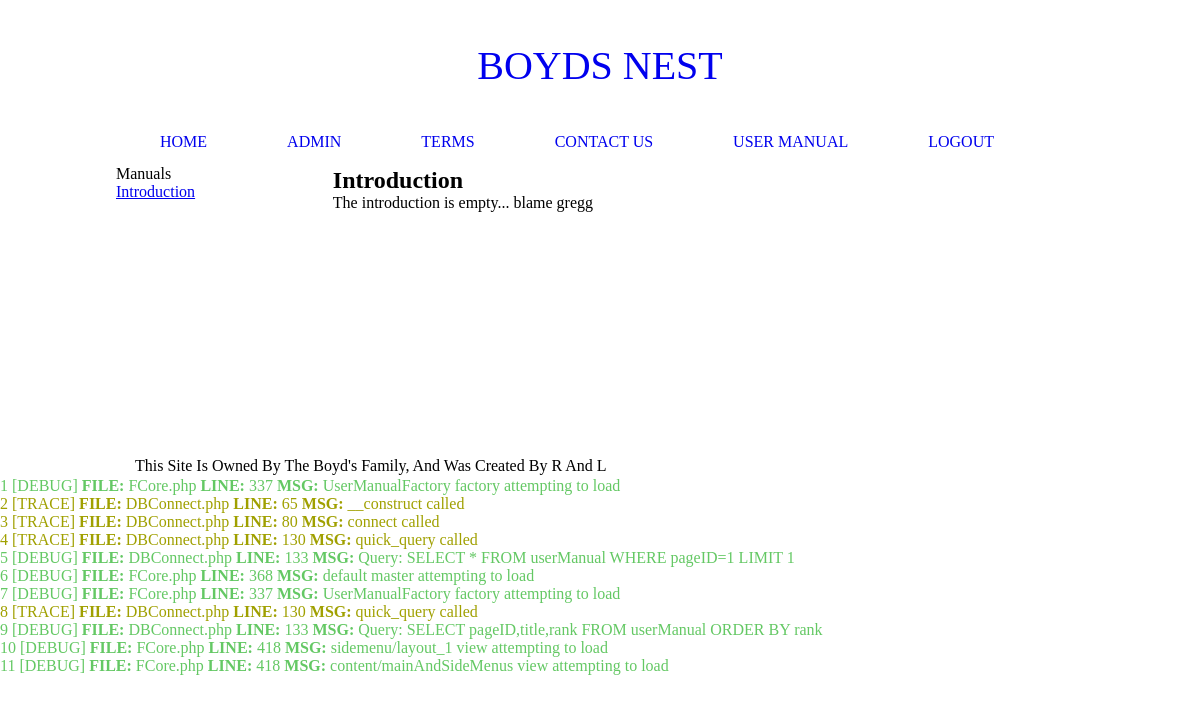
Page /public/pages/usermanual.php?pageID=1 (signed in) on the committed database.
### tables this page shows
CREATE TABLE userManual
(
pageID      bigint(20) unsigned NOT NULL AUTO_INCREMENT,
content     mediumtext,
title       char(40),
rank        tinyint(4),

PRIMARY KEY(pageID),
INDEX(pageID)
);

### _private/fcore/Helper/Controller.php (called while the page is built, shortened)
<?php
abstract class Controller
{
    private $route_map;
    private $local_dir;
    public function __construct()
    {
        $this->route_map =& $this->get_route_map();
        $this->local_dir =  $this->get_local_dir();
    }
    public function load_local_object($object, $data = null)
    {
        $file = $this->local_dir . "/$object.php";
        $info = pathinfo($file);
        if ($data != null)
        {
            $instance = new $class($data);
        }
        else
        {
            $instance = new $class();
        }
        return $instance;
    }
    public function load_local_php_view($view, $data = array())
    {
        $file = $this->local_dir . "/$view.php";
        extract($data);
        include($file);
        $contents = ob_get_contents();
        return $contents;
    }
    public function init_request($request, $data = null)
    {
        if (ACTION_DEFAULT == $request)
        {
            $request = $this->route_map[ACTION_DEFAULT];
        }
        $func = $this->route_map[$request];
        try
        {
            if ($data != null)
            {
                return $this->$func($request, $data);
            }
            else
            {
                return $this->$func($request);
            }
        }
        catch(SecurityCheck $e)
        {
            FCore::ShowError(403);
        }
        catch(Exception $e)
        {
            FCore::ShowError(500, $e->getMessage());
        }
    }
}
?>

### _private/fcore/Database/DBConnect.php (called while the page is built, shortened)
<?php
class DBConnect
{
    private $logger;
    private $conn;
    public function isConnected()
    {
        return $this->conn != null;
    }
    public function  __construct()
    {
        $this->logger = FCore::GetLogger();
        if ($this->logger != null)
        {
            $this->logger->log(Logger::LEVEL_TRACE, __FUNCTION__." called");
        }
    }
    public function connect($server, $user, $pass, $db)
    {
        if ($this->logger != null)
        {
            $this->logger->log(
                    Logger::LEVEL_TRACE,
                    __FUNCTION__." called");
        }
        $this->conn = new mysqli($server, $user, $pass, $db);
        $this->conn->autocommit(false);
    }
    public function quick_query($query, $makeArray = false)
    {
        if ($this->logger != null)
        {
            $this->logger->log(
                    Logger::LEVEL_TRACE,
                    __FUNCTION__." called");
            $this->logger->log(
                    Logger::LEVEL_DEBUG,
                    "Query: $query");
        }
        $result = $this->conn->query($query);
        $returning = array();
        try
        {
            for($i=0; $i<$result->num_rows; $i++)
            {
                $returning[$i] = $result->fetch_assoc();
            }
        }
        catch (Exception $e)
        {
            if ($this->logger != null)
            {
                $this->logger->log(Logger::LEVEL_ERROR,
                        "An Error Occurred While Returning The Sql Query");
            }
            return $result;
        }
        return $returning;
    }
}
?>

### _app/controllers/usermanual/actions/GetUserManualPageContent.php (called while the page is built, shortened)
<?php
class GetUserManualPageContent extends DataCollection
{
    public function __construct()
    {
        $this->collect();
    }
    public function collect()
    {
        $manual_factory =& FCore::LoadDBFactory(BN_DBFACTORY_USERMANUALMODEL);
        $page_id = IsSetGet(USERMANUAL_PAGEID);
        if (!$page_id)
        {
            $this->data = $manual_factory->select_first(array(
                    array(
                        DBFactory::ID_ESCAPE=> false,
                        DBFactory::ID_KEY   => USERMANUAL_RANK,
                        DBFactory::ID_SIGN  => "=",
                        DBFactory::ID_VAL   => "(SELECT min(".USERMANUAL_RANK.") FROM ".USERMANUAL.")"
                    )
                ));
            if (!$this->data)
            {
                throw new UserActionException("No Usermanual Pages Found");
            }
        }
        else
        {
            $this->data = $manual_factory->select_first($page_id);
        }
    }
}
?>

### _private/fcore/Database/DBFactory.php (called while the page is built, shortened)
<?php
class DBFactory
{
    protected $config_map;
    protected $conn;
    public function  __construct($table_name, $pri_key_name, $conn = null, $data_rules = null)
    {
        $this->config_map = array();
        $this->config_map[self::DB_PRI_KEY_NAME]    = $pri_key_name;
        $this->config_map[self::DB_TABLE_NAME]      = $table_name;
        $this->config_map[self::DB_DATA_RULES]      = $data_rules;
        if ($conn == null)
        {
            $this->conn =& FCore::GetDefaultConnection();
        }
        else
        {
            $this->conn =& $conn;
        }
    }
    public function select($identifier, array $flags = array())
    {
        try
        {
            $limit = "";
            $order = "";
            $get = "*";
            $where_clause = $this->consume_identifier($identifier);
            if (isset($flags[self::SELECT_ORDER_BY]))
            {
                $order = " ORDER BY ".$flags[self::SELECT_ORDER_BY];
            }
            if (isset($flags[self::SELECT_LIMIT_START]))
            {
                $limit = " LIMIT ".$flags[self::SELECT_LIMIT_START];
            }
            if (isset($flags[self::SELECT_GET_ONLY]))
            {
                if (is_array($flags[self::SELECT_GET_ONLY]))
                {
                    $get = implode(",", $flags[self::SELECT_GET_ONLY]);
                }
                else
                {
                    $get = $flags[self::SELECT_GET_ONLY];
                }
            }
            return $this->conn->quick_query(
                    "SELECT $get FROM ".$this->config_map[self::DB_TABLE_NAME].
                        " $where_clause $order $limit", true
                    );
        }
        catch(DBConnectException $e)
        {
            $this->conn->rollback();
            FCore::GetLogger()->log(Logger::LEVEL_ERROR, $e->getMessage());
            throw new DBFactoryException(
                    "An Error Occurred While Attempting To Select: ", $e);
        }
    }
    public function select_first($identifier, array $flags = array())
    {
        $flags[self::SELECT_LIMIT_START] = 1;
        $result = $this->select($identifier, $flags);
        if (is_array($result))
        {
            if (sizeof($result) > 0)
            {
                $result = $result[0];
            }
        }
        return $result;
    }
    private function consume_identifier(&$identifier)
    {
        if (is_null($identifier) || $identifier == "")
        {
            return "";
        }
        if (is_numeric($identifier))
        {
            return " WHERE ".$this->config_map[self::DB_PRI_KEY_NAME]."=".$identifier;
        }
        $search = "";
        return " WHERE $search";
    }
}
?>

### _private/fcore/Helper/DataCollection.php (called while the page is built, shortened)
<?php
class DataCollection
{
    protected $data;
    public function __construct(array $data = array())
    {
        $this->data = $data;
    }
    public function get($key)
    {
        if (array_key_exists($key, $this->data))
        {
            return $this->data[$key];
        }
        return null;
    }
}
?>

### _app/controllers/usermanual/actions/GetUserManualPageList.php (called while the page is built, shortened)
<?php
class GetUserManualPageList extends DataCollection
{
    public function __construct()
    {
        $this->collect();
    }
    public function collect()
    {
        $manual_factory =& FCore::LoadDBFactory(BN_DBFACTORY_USERMANUALMODEL);
        $this->data = $manual_factory->select(null,
                array(
                    DBFactory::SELECT_GET_ONLY => array(
                        USERMANUAL_PAGEID, USERMANUAL_TITLE, USERMANUAL_RANK
                    ),
                    DBFactory::SELECT_ORDER_BY => USERMANUAL_RANK
            ));
    }
}
?>

### _private/fcore/Html/BBConsumer.php (called while the page is built)
<?php
class BBConsumer
{
    private static $REPLACES = array(
        "/\[b\]/"       => "<b>",
        "/\[\/b\]/"     => "</b>",
        "/\[u\]/"       => "<u>",
        "/\[\/u\]/"     => "</u>",
        "/\[i\]/"       => "<i>",
        "/\[\/i\]/"     => "</i>",
        "/\[br\]/"      => "<br />"
    );
    public static function consume($str)
    {
        return preg_replace(
                array_keys(self::$REPLACES),
                array_values(self::$REPLACES),
                $str);
    }
}
?>

### public/pages/usermanual.php (the view, shortened to what this page needs)
<?php
class usermanual extends Controller
{
    public function get_local_dir()
    {
        return BN_DIR_CONTROLLERS . "/usermanual";
    }
    public function get_route_map()
    {
        return array(
            ACTION_DEFAULT => ACTION_READ,
            ACTION.ACTION_UPDATE    => 'list_pages',
            ACTION.ACTION_DELETE    => 'list_pages',
            ACTION.ACTION_CREATE    => 'create_page',
            ACTION.ACTION_WRITE     => 'write_page',
            ACTION_CREATE   => 'create_page',
            ACTION_WRITE    => 'write_page',
            ACTION_LIST     => 'list_pages',
            ACTION_READ     => 'read_page',
        );
    }
    public function ready_master($request)
    {
        $page = FCore::LoadMaster();
        $page->apply_string("title", "Boyds Nest");
        $page->apply_string("meta", "");
        $page->apply_string("style", Html::CssInclude(BN_URL_CSS . "/sidemenu/sidemenu_1.php")."\n");
        $page->apply_string("style", Html::CssInclude(BN_URL_CSS . "/usermanual.css")."\n");
        $page->apply_string("javascript", "");
        $page_list = $this->load_local_object("actions/GetUserManualPageList");
        $params = array();
        $params["sidemenu_0"]   = FCore::LoadViewPHP(
                "sidemenu/layout_1",
                array(
                    'content'   => $this->load_local_php_view(
                            "views/sidemenu_pagelist",
                            array('pagelist' => $page_list->get_data())),
                    'title'     => 'Manuals'
                ));
        $page->apply_param(
                    "main_content",
                    FCore::LoadViewPHP("content/mainAndSideMenus",$params)
                );
        $page->commit_applies();
        return $page;
    }
    public function read_page()
    {
        $page_title = "";
        $page_content = "";
        try
        {
            $page_info = $this->load_local_object(
                    "actions/GetUserManualPageContent");
            $page_title = $page_info->get(USERMANUAL_TITLE);
            $page_content = $page_info->get(USERMANUAL_CONTENT);
        }
        catch(UserActionException $e)
        {
            if ($this->logger != null)
            {
                $this->logger->log(
                        Logger::LEVEL_WARN,
                        $e->getMessage(),
                        $e->getFile(), $e->getLine());
            }
            $page_title = "Page Not Found";
            $page_content = $e->getMessage();
        }
        catch(Exception $e)
        {
            if ($this->logger != null)
            {
                $this->logger->log(
                        Logger::LEVEL_ERROR,
                        $e->getMessage(),
                        $e->getFile(), $e->getLine());
            }
            $page_title = "Unexpected Error";
            $page_content = "An Unexpected Error Occurred,".
                    " Please Contact A Site Admin And Yell At Them";
        }
        $page = $this->ready_master($request);
        $page->consume_string(
                "content",
                $this->load_local_php_view(
                        "views/readmanual",
                        array(
                            'title'     => $page_title,
                            'content'   => $page_content
                        )));
        return $page->get_page();
    }
}
try
{
    $this_page = new usermanual();
    echo $this_page->init_request(IsSetGet(ACTION, ACTION_DEFAULT));
}
catch(Exception $e)
{
    FCore::ShowError(500, $e->getMessage());
}
?>

### _app/controllers/usermanual/views/sidemenu_pagelist.php
<?php
foreach($pagelist as $value){
?>
        <div class="clear">
            <a href="<?php echo buildurl(BN_URL_PAGE_USERMANUAL, array(USERMANUAL_PAGEID => $value[USERMANUAL_PAGEID])); ?>">
                 <?php echo $value[USERMANUAL_TITLE]; ?>
            </a>
        </div>
<?php } ?>

### _app/common/views/content/mainAndSideMenus.php (shortened to what this page needs)
    <link href="<?php echo BN_URL_CSS; ?>/content/content.css" rel="stylesheet" type="text/css" />
    <div class="main_width_center">
        <div class="sidemenu_container">
            <div class="sidemenu_container_container"><?php
for ($i = 0; ; $i++)
{
    $_sidemenu = 'sidemenu_'.$i;
    if (isset($$_sidemenu))
    {
        echoln();
        echoln();
        echoln($$_sidemenu);
        htmlln();
    }
    else
    {
        break;
    }
}
?>
            </div>
        </div>
        <div class="usermanual_content background_color_accent_2">

### _app/controllers/usermanual/views/readmanual.php (shortened to what this page needs)
<?php
echo BBConsumer::consume($content);
?>

### public/css/common.css (style rules this page uses)
* { border:0px; margin:0px; }
.clear { clear: both; }
.main_width_center { width:960px; margin-left:auto; margin-right:auto; }

### public/css/content/content.css (style rules this page uses)
.sidemenu_container { float: left; width: 22%; margin: 6px 0px 6px 0px; }
.sidemenu_container_container { margin: 4px 2px 4px 0px; }
.usermanual_content { float: right; width: 77%; margin: 10px 2px 10px 2px; padding: 2px; min-height: 100px; }

### rows in the picture
usermanual: title "Introduction", content "The introduction is empty... blame gregg"

### other values in the picture
$str "Introduction"
$this->levelToTagString($log[self::LEVEL]) "DEBUG"
$log[self::FILE] "FCore.php"
$log[self::LINE] "337"
$log[self::MSG] "UserManualFactory factory attempting to load"
$this->levelToTagString($log[self::LEVEL]) "TRACE"
$log[self::FILE] "DBConnect.php"
$log[self::LINE] "65"
$log[self::MSG] "__construct called"
$log[self::LINE] "80"
$log[self::MSG] "connect called"
$log[self::LINE] "130"
$log[self::MSG] "quick_query called"
$log[self::LINE] "133"
$log[self::MSG] "Query: SELECT * FROM userManual WHERE pageID=1 LIMIT 1"
